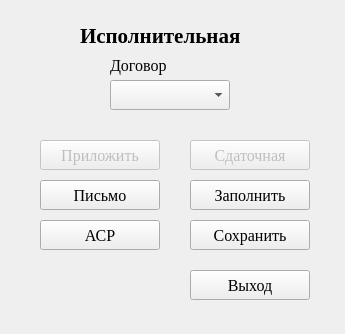
<?xml version="1.0" encoding="UTF-8"?>
<ui version="4.0">
 <class>Form</class>
 <widget class="QWidget" name="Form">
  <property name="geometry">
   <rect>
    <x>0</x>
    <y>0</y>
    <width>345</width>
    <height>334</height>
   </rect>
  </property>
  <property name="windowTitle">
   <string>Form</string>
  </property>
  <widget class="QLabel" name="label">
   <property name="geometry">
    <rect>
     <x>80</x>
     <y>20</y>
     <width>201</width>
     <height>31</height>
    </rect>
   </property>
   <property name="font">
    <font>
     <family>Times New Roman</family>
     <pointsize>16</pointsize>
     <bold>true</bold>
    </font>
   </property>
   <property name="text">
    <string>Исполнительная</string>
   </property>
  </widget>
  <widget class="QPushButton" name="b_add">
   <property name="enabled">
    <bool>false</bool>
   </property>
   <property name="geometry">
    <rect>
     <x>40</x>
     <y>140</y>
     <width>120</width>
     <height>30</height>
    </rect>
   </property>
   <property name="font">
    <font>
     <family>Times New Roman</family>
     <pointsize>12</pointsize>
    </font>
   </property>
   <property name="text">
    <string>Приложить</string>
   </property>
  </widget>
  <widget class="QPushButton" name="b_asr">
   <property name="geometry">
    <rect>
     <x>40</x>
     <y>220</y>
     <width>120</width>
     <height>30</height>
    </rect>
   </property>
   <property name="font">
    <font>
     <family>Times New Roman</family>
     <pointsize>12</pointsize>
    </font>
   </property>
   <property name="text">
    <string>АСР</string>
   </property>
  </widget>
  <widget class="QPushButton" name="b_create">
   <property name="enabled">
    <bool>false</bool>
   </property>
   <property name="geometry">
    <rect>
     <x>190</x>
     <y>140</y>
     <width>120</width>
     <height>30</height>
    </rect>
   </property>
   <property name="font">
    <font>
     <family>Times New Roman</family>
     <pointsize>12</pointsize>
    </font>
   </property>
   <property name="text">
    <string>Сдаточная</string>
   </property>
  </widget>
  <widget class="QPushButton" name="b_month">
   <property name="geometry">
    <rect>
     <x>190</x>
     <y>180</y>
     <width>120</width>
     <height>30</height>
    </rect>
   </property>
   <property name="font">
    <font>
     <family>Times New Roman</family>
     <pointsize>12</pointsize>
    </font>
   </property>
   <property name="text">
    <string>Заполнить</string>
   </property>
  </widget>
  <widget class="QPushButton" name="b_exit">
   <property name="geometry">
    <rect>
     <x>190</x>
     <y>270</y>
     <width>120</width>
     <height>30</height>
    </rect>
   </property>
   <property name="font">
    <font>
     <family>Times New Roman</family>
     <pointsize>12</pointsize>
    </font>
   </property>
   <property name="text">
    <string>Выход</string>
   </property>
  </widget>
  <widget class="QPushButton" name="b_latter">
   <property name="geometry">
    <rect>
     <x>40</x>
     <y>180</y>
     <width>120</width>
     <height>30</height>
    </rect>
   </property>
   <property name="font">
    <font>
     <family>Times New Roman</family>
     <pointsize>12</pointsize>
    </font>
   </property>
   <property name="text">
    <string>Письмо</string>
   </property>
  </widget>
  <widget class="QPushButton" name="b_save">
   <property name="geometry">
    <rect>
     <x>190</x>
     <y>220</y>
     <width>120</width>
     <height>30</height>
    </rect>
   </property>
   <property name="font">
    <font>
     <family>Times New Roman</family>
     <pointsize>12</pointsize>
    </font>
   </property>
   <property name="text">
    <string>Сохранить</string>
   </property>
  </widget>
  <widget class="QComboBox" name="cb_select">
   <property name="geometry">
    <rect>
     <x>110</x>
     <y>80</y>
     <width>120</width>
     <height>30</height>
    </rect>
   </property>
   <property name="font">
    <font>
     <family>Times New Roman</family>
     <pointsize>12</pointsize>
    </font>
   </property>
  </widget>
  <widget class="QLabel" name="label_2">
   <property name="geometry">
    <rect>
     <x>110</x>
     <y>50</y>
     <width>71</width>
     <height>30</height>
    </rect>
   </property>
   <property name="font">
    <font>
     <family>Times New Roman</family>
     <pointsize>12</pointsize>
    </font>
   </property>
   <property name="text">
    <string>Договор</string>
   </property>
  </widget>
 </widget>
 <resources/>
 <connections/>
</ui>
